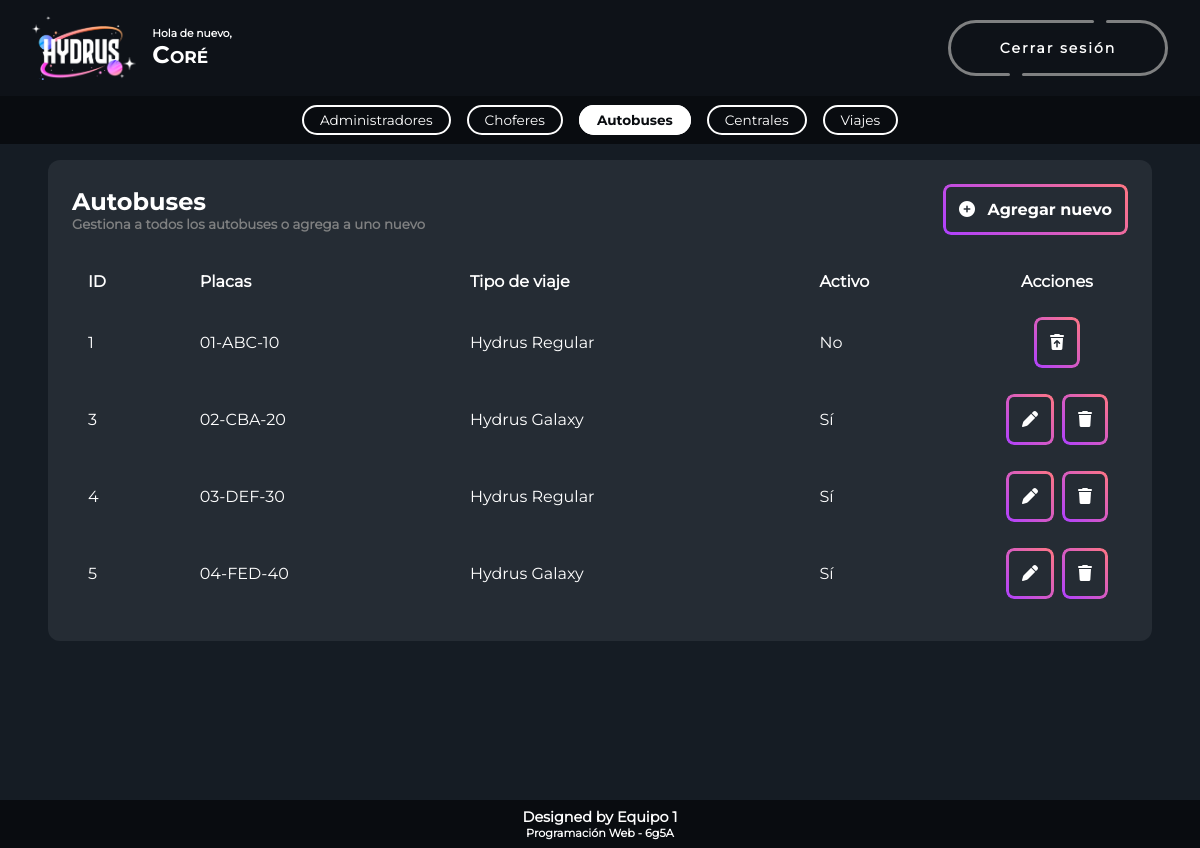
Screenshot of /menuAutobus.php (signed in) with the database file from the repository.
### tables this page shows
CREATE TABLE `autobus` (
  `idautobus` int(11) NOT NULL,
  `placas` varchar(9) NOT NULL,
  `tipoviaje` varchar(1) NOT NULL COMMENT '1 - Regular\r\n2 - Galaxy',
  `activo` varchar(1) NOT NULL
);

### db/Autobus.php (called while the page is built, shortened)
<?php
include_once("Conexion.php");
class Autobus
{
    private $id = "";
    private $placas = "";
    private $tipoViaje = "";
    private $activo = "";
    function getId()
    {
        return $this->id;
    }
    function getPlacas()
    {
        return $this->placas;
    }
    function getTipoViaje()
    {
        return $this->tipoViaje;
    }
    function getActivo()
    {
        return $this->activo;
    }
    function getAllAutobus()
    {
        $conexion = new ConexionDB();
        $j = 0;
        $lista = false;
        $query = "SELECT *
                    FROM autobus
                    ORDER BY idautobus";
        $result = $conexion->ejecutarSelect($query);
        if ($result) {
            $lista = array();
            foreach ($result as $row) {
                $entidad = new Autobus();
                $entidad->id = $row[0];
                $entidad->placas = $row[1];
                $entidad->tipoViaje = $row[2];
                $entidad->activo = $row[3];
                $lista[$j] = $entidad;
                $j = $j + 1;
            }
        } else {
            $lista = false;
        }
        return $lista;
    }
}

### db/Conexion.php (called while the page is built, shortened)
<?php
class ConexionDB
{
    private $conn = null;
    public function openConnection()
    {
        try {
            $this->conn = new PDO("mysql:host=localhost;dbname=hydrus", "root", "",  array(PDO::MYSQL_ATTR_INIT_COMMAND => "SET NAMES 'UTF8'"));
        } catch (Exception $e) {
            throw $e;
        }
    }
    public function closeConnection()
    {
        try {
            if ($this->conn != null) {
                $this->conn = null;
            }
        } catch (Exception $e) {
            throw $e;
        }
    }
    public function ejecutarSelect($query)
    {
        try {
            $rows = null;
            $result = null;
            $i = 0;
            $j = 0;
            try {
                $result = $this->conn->query($query);
            } catch (Exception $e) {
                throw $e;
            }
            if ($result) {
                foreach ($result as $row) {
                    foreach ($row as $llave => $column) {
                        if (is_string($llave)) {
                            $rows[$i][$j] = $column;
                            $j++;
                        }
                    }
                    $j = 0;
                    $i++;
                }
            }
            return $rows;
        } catch (Exception $e) {
            $this->closeConnection();
            throw $e;
        }
    }
}

### menuAutobus.php (the view, shortened to what this page needs)
<?php
include_once("db\Autobus.php");
include_once("header.php");
$pasa = true;
$entidades = null;
$entidad = new Autobus();
try {
    $entidades = $entidad->getAllAutobus();
} catch (Exception $e) {
    error_log($e->getFile() . " " . $e->getLine() . " " . $e->getMessage(), 0);
    $pasa = false;
}
if ($pasa) {
?>
    <section>
        <article>
            <form action="controlAutobus.php" method="post">
                <div class="menu_header">
                    <div>
                        <h1>Autobuses</h1>
                        <h5>Gestiona a todos los autobuses o agrega a uno nuevo</h5>
                    </div>
                    <div>
                        <button class="btn_action" onClick="clave.value='-1';operacion.value='a'">
                            <i class="fa-solid fa-circle-plus" style="margin-right: 0.5rem;"></i>
                            Agregar nuevo
                        </button>
                    </div>
                </div>
                <br>
                <?php
                if ($entidades != null) {
                ?>
                    <table class="table_content">
                        <thead>
                            <tr>
                                <th>ID</th>
                                <th>Placas</th>
                                <th>Tipo de viaje</th>
                                <th>Activo</th>
                                <th>Acciones</th>
                            </tr>
                        </thead>
                        <tbody>
                            <?php
                            foreach ($entidades as $entidad) {
                            ?>
                                <tr style="overflow:hidden;">
                                    <td class="llave" style="border-top-left-radius: 8px; border-bottom-left-radius: 8px;"><?php echo $entidad->getId(); ?></td>
                                    <td><?php echo $entidad->getPlacas(); ?></td>
                                    <td><?php echo ($entidad->getTipoViaje() == "1" ? "Hydrus Regular" : ($entidad->getTipoViaje() == "2" ? "Hydrus Galaxy" : "?")); ?></td>
                                    <td><?php echo ($entidad->getActivo() == "1" ? "Sí" : "No"); ?></td>
                                    <td style="border-radius: 0 8px 8px 0%;">
                                        <table style="border-collapse: collapse; border-spacing: 0;  margin: 0 auto;">
                                            <tr style="text-align: center;">
                                                <?php
                                                if ($entidad->getActivo() == "1") {
                                                ?>
                                                    <td style="padding: 0 4px;">
                                                        <button class="btn_action" type="submit" name="btnEditar" onClick="clave.value=<?php echo $entidad->getId(); ?>; operacion.value='m'">
                                                            <i class="fa-solid fa-pen"></i>
                                                        </button>
                                                    </td>
                                                    <td style="padding: 0 4px;">
                                                        <button class="btn_action" type="submit" name="btnBorrar" onClick="clave.value=<?php echo $entidad->getId(); ?>; operacion.value='b'">
                                                            <i class="fa-solid fa-trash"></i>
                                                        </button>
                                                    </td>
                                                <?php
                                                } else {
                                                ?>
                                                    <td style="padding: 0 4px;">
                                                        <button class="btn_action" type="submit" name="btnRestaurar" onClick="clave.value=<?php echo $entidad->getId(); ?>; operacion.value='r'">
                                                        <i class="fa-solid fa-trash-arrow-up"></i>
                                                        </button>
                                                    </td>
                                                <?php
                                                }
                                                ?>
                                            </tr>
                                        </table>
                                    </td>
                                </tr>
                            <?php
                            }
                            ?>
                        </tbody>
                    </table>
                <?php
                } else {
                ?>
                    <h4>Aún no hay autobuses</h4>
                <?php
                }
                ?>
            </form>
        </article>
    </section>
<?php
} else {
    header("Location: error.php?error=Error en la base de datos");
}
include_once('footer.php');
?>

### css/styles.css (style rules this page uses)
* { margin: 0; padding: 0; color: white; font-family: 'Montserrat', sans-serif; text-decoration: none; border: none; outline: none; scroll-behavior: smooth; box-sizing: border-box; }
:root { --background-color1: #151C24; --background-color2: #0E1218; --background-color3: #090C10; --background-color4: #252C34; --gray-color: #222222; --light-gray-color: #3F4143; --lighter-gray-color: #7F8081; }
h1 { font-family: 'Montserrat-Bold', sans-serif; font-size: 1.5rem; }
h5 { color: var(--lighter-gray-color); }
section { min-height: 100vh; padding: 10rem 4% 2rem; background-color: var(--background-color1); }
article { background-color: var(--background-color4); border-radius: 12px; padding: 1.5rem; }
.menu_header { display: flex; justify-content: space-between; align-items: center; }
.btn_action { position: relative; background-color: transparent; padding: 1rem; cursor: pointer; transition: all 0.3s ease; font-family: 'Montserrat-Bold', sans-serif; font-size: 1rem; }
.btn_action::before { font-size: 1rem; content: ""; position: absolute; top: 0; left: 0; right: 0; bottom: 0; border-radius: 8px; border: 3px solid transparent; background: linear-gradient(45deg, #AF40FF, #FF7683) border-box; mask: inherit; -webkit-mask: linear-gradient(#fff 0 0) padding-box, linear-gradient(#fff 0 0); -webkit-mask-composite: destination-out; mask-composite: exclude; }
.table_content { width: 100%; border-collapse: separate; border-spacing: 0 10px; transition: all 0.4s ease; }
.table_content thead tr th:last-child { width: 1%; white-space: nowrap; text-align: center; }
.table_content th { text-align: left; }
.table_content th, .table_content td { padding: 0.5rem 1rem; transition: all 0.4s ease; }

### rows the page displays
autobus: idautobus "1", placas "01-ABC-10", tipoviaje "Hydrus Regular", activo "No"
autobus: idautobus "3", placas "02-CBA-20", tipoviaje "Hydrus Galaxy", activo "Sí"
autobus: idautobus "4", placas "03-DEF-30", tipoviaje "Hydrus Regular", activo "Sí"
autobus: idautobus "5", placas "04-FED-40", tipoviaje "Hydrus Galaxy", activo "Sí"

### other values shown
$nombre "Coré"
